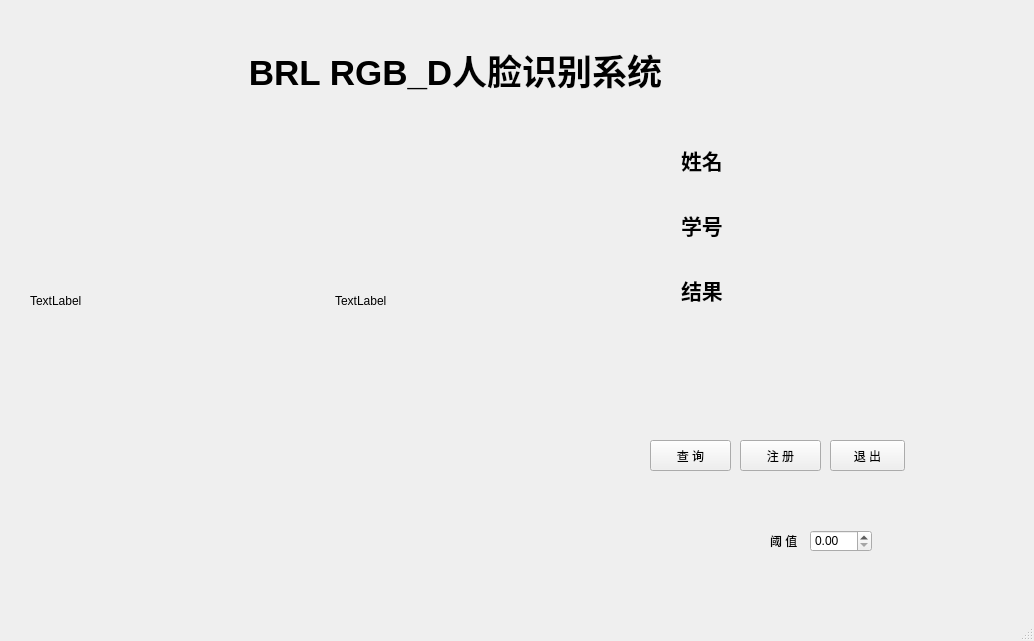
<?xml version="1.0" encoding="UTF-8"?>
<ui version="4.0">
 <class>face_recognitionClass</class>
 <widget class="QMainWindow" name="face_recognitionClass">
  <property name="geometry">
   <rect>
    <x>0</x>
    <y>0</y>
    <width>1034</width>
    <height>641</height>
   </rect>
  </property>
  <property name="windowTitle">
   <string>face_recognition</string>
  </property>
  <widget class="QWidget" name="centralWidget">
   <widget class="QStackedWidget" name="stackedWidget">
    <property name="geometry">
     <rect>
      <x>10</x>
      <y>0</y>
      <width>1001</width>
      <height>601</height>
     </rect>
    </property>
    <property name="currentIndex">
     <number>0</number>
    </property>
    <widget class="QWidget" name="home_0">
     <widget class="QLabel" name="h_label">
      <property name="geometry">
       <rect>
        <x>170</x>
        <y>30</y>
        <width>551</width>
        <height>81</height>
       </rect>
      </property>
      <property name="text">
       <string>&lt;html&gt;&lt;head/&gt;&lt;body&gt;&lt;p align=&quot;center&quot;&gt;&lt;span style=&quot; font-size:26pt; font-weight:600;&quot;&gt;BRL RGB_D人脸识别系统&lt;/span&gt;&lt;/p&gt;&lt;/body&gt;&lt;/html&gt;</string>
      </property>
     </widget>
     <widget class="QLabel" name="h_RGBpic">
      <property name="geometry">
       <rect>
        <x>20</x>
        <y>120</y>
        <width>261</width>
        <height>361</height>
       </rect>
      </property>
      <property name="text">
       <string>TextLabel</string>
      </property>
     </widget>
     <widget class="QLabel" name="h_Dpic">
      <property name="geometry">
       <rect>
        <x>325</x>
        <y>120</y>
        <width>261</width>
        <height>361</height>
       </rect>
      </property>
      <property name="text">
       <string>TextLabel</string>
      </property>
     </widget>
     <widget class="QWidget" name="verticalLayoutWidget">
      <property name="geometry">
       <rect>
        <x>660</x>
        <y>120</y>
        <width>81</width>
        <height>211</height>
       </rect>
      </property>
      <layout class="QVBoxLayout" name="verticalLayout">
       <item>
        <widget class="QLabel" name="h_name">
         <property name="text">
          <string>&lt;html&gt;&lt;head/&gt;&lt;body&gt;&lt;p&gt;&lt;span style=&quot; font-size:16pt; font-weight:600;&quot;&gt;姓名&lt;/span&gt;&lt;/p&gt;&lt;/body&gt;&lt;/html&gt;</string>
         </property>
        </widget>
       </item>
       <item>
        <widget class="QLabel" name="h_id">
         <property name="text">
          <string>&lt;html&gt;&lt;head/&gt;&lt;body&gt;&lt;p&gt;&lt;span style=&quot; font-size:16pt; font-weight:600;&quot;&gt;学号&lt;/span&gt;&lt;/p&gt;&lt;/body&gt;&lt;/html&gt;</string>
         </property>
        </widget>
       </item>
       <item>
        <widget class="QLabel" name="h_res">
         <property name="text">
          <string>&lt;html&gt;&lt;head/&gt;&lt;body&gt;&lt;p&gt;&lt;span style=&quot; font-size:16pt; font-weight:600;&quot;&gt;结果&lt;/span&gt;&lt;/p&gt;&lt;/body&gt;&lt;/html&gt;</string>
         </property>
        </widget>
       </item>
      </layout>
     </widget>
     <widget class="QPushButton" name="enroll_button">
      <property name="geometry">
       <rect>
        <x>730</x>
        <y>440</y>
        <width>81</width>
        <height>31</height>
       </rect>
      </property>
      <property name="text">
       <string>注 册</string>
      </property>
     </widget>
     <widget class="QPushButton" name="exit_button">
      <property name="geometry">
       <rect>
        <x>820</x>
        <y>440</y>
        <width>75</width>
        <height>31</height>
       </rect>
      </property>
      <property name="text">
       <string>退 出</string>
      </property>
     </widget>
     <widget class="QLabel" name="h_threshold">
      <property name="geometry">
       <rect>
        <x>760</x>
        <y>530</y>
        <width>31</width>
        <height>22</height>
       </rect>
      </property>
      <property name="text">
       <string>阈 值</string>
      </property>
     </widget>
     <widget class="QDoubleSpinBox" name="h_th">
      <property name="geometry">
       <rect>
        <x>800</x>
        <y>530</y>
        <width>62</width>
        <height>22</height>
       </rect>
      </property>
     </widget>
     <widget class="QLabel" name="h_name_label">
      <property name="geometry">
       <rect>
        <x>760</x>
        <y>140</y>
        <width>151</width>
        <height>41</height>
       </rect>
      </property>
      <property name="text">
       <string/>
      </property>
     </widget>
     <widget class="QLabel" name="h_id_label">
      <property name="geometry">
       <rect>
        <x>760</x>
        <y>200</y>
        <width>151</width>
        <height>41</height>
       </rect>
      </property>
      <property name="text">
       <string/>
      </property>
     </widget>
     <widget class="QLabel" name="label_3">
      <property name="geometry">
       <rect>
        <x>760</x>
        <y>270</y>
        <width>151</width>
        <height>41</height>
       </rect>
      </property>
      <property name="text">
       <string/>
      </property>
     </widget>
     <widget class="QPushButton" name="search_button">
      <property name="geometry">
       <rect>
        <x>640</x>
        <y>440</y>
        <width>81</width>
        <height>31</height>
       </rect>
      </property>
      <property name="text">
       <string>查 询</string>
      </property>
     </widget>
    </widget>
    <widget class="QWidget" name="enroll_1">
     <widget class="QLabel" name="en_RGBpic">
      <property name="geometry">
       <rect>
        <x>20</x>
        <y>10</y>
        <width>261</width>
        <height>271</height>
       </rect>
      </property>
      <property name="text">
       <string>TextLabel</string>
      </property>
     </widget>
     <widget class="QLabel" name="en_Dpic">
      <property name="geometry">
       <rect>
        <x>310</x>
        <y>10</y>
        <width>261</width>
        <height>271</height>
       </rect>
      </property>
      <property name="text">
       <string>TextLabel</string>
      </property>
     </widget>
     <widget class="QLabel" name="en_RGB_save">
      <property name="geometry">
       <rect>
        <x>20</x>
        <y>300</y>
        <width>261</width>
        <height>271</height>
       </rect>
      </property>
      <property name="text">
       <string>NO RGB-PICTURE CAPTURED</string>
      </property>
     </widget>
     <widget class="QLabel" name="en_D_save">
      <property name="geometry">
       <rect>
        <x>310</x>
        <y>300</y>
        <width>261</width>
        <height>271</height>
       </rect>
      </property>
      <property name="text">
       <string>NO DEPTH-PICTURE CAPTURED</string>
      </property>
     </widget>
     <widget class="QLabel" name="en_note">
      <property name="geometry">
       <rect>
        <x>600</x>
        <y>70</y>
        <width>281</width>
        <height>151</height>
       </rect>
      </property>
      <property name="text">
       <string>&lt;html&gt;&lt;head/&gt;&lt;body&gt;&lt;p&gt;注意：&lt;/p&gt;&lt;p&gt;1.点击拍照按钮获取注册图像，显示在下方。&lt;/p&gt;&lt;p&gt;2.在对应框中输入姓名和编号。&lt;/p&gt;&lt;p&gt;3.当确认无误后点击拍照按钮完成注册。&lt;/p&gt;&lt;p&gt;4.点击返回主界面按钮，返回上一界面。&lt;/p&gt;&lt;/body&gt;&lt;/html&gt;</string>
      </property>
     </widget>
     <widget class="QLabel" name="en_name_label">
      <property name="geometry">
       <rect>
        <x>600</x>
        <y>270</y>
        <width>54</width>
        <height>31</height>
       </rect>
      </property>
      <property name="text">
       <string>&lt;html&gt;&lt;head/&gt;&lt;body&gt;&lt;p&gt;&lt;span style=&quot; font-size:16pt; font-weight:600;&quot;&gt;姓名&lt;/span&gt;&lt;/p&gt;&lt;/body&gt;&lt;/html&gt;</string>
      </property>
     </widget>
     <widget class="QLabel" name="en_sno_label">
      <property name="geometry">
       <rect>
        <x>600</x>
        <y>320</y>
        <width>54</width>
        <height>31</height>
       </rect>
      </property>
      <property name="text">
       <string>&lt;html&gt;&lt;head/&gt;&lt;body&gt;&lt;p&gt;&lt;span style=&quot; font-size:16pt; font-weight:600;&quot;&gt;学号&lt;/span&gt;&lt;/p&gt;&lt;/body&gt;&lt;/html&gt;</string>
      </property>
     </widget>
     <widget class="QLineEdit" name="en_name_edit">
      <property name="geometry">
       <rect>
        <x>680</x>
        <y>270</y>
        <width>181</width>
        <height>31</height>
       </rect>
      </property>
     </widget>
     <widget class="QLineEdit" name="en_sno_edit">
      <property name="geometry">
       <rect>
        <x>680</x>
        <y>320</y>
        <width>181</width>
        <height>31</height>
       </rect>
      </property>
     </widget>
     <widget class="QPushButton" name="en_capturebutton">
      <property name="geometry">
       <rect>
        <x>900</x>
        <y>370</y>
        <width>81</width>
        <height>31</height>
       </rect>
      </property>
      <property name="text">
       <string>拍 照</string>
      </property>
     </widget>
     <widget class="QPushButton" name="en_homebutton">
      <property name="geometry">
       <rect>
        <x>900</x>
        <y>420</y>
        <width>81</width>
        <height>31</height>
       </rect>
      </property>
      <property name="text">
       <string>返回主页面</string>
      </property>
     </widget>
     <widget class="QPushButton" name="en_exitbutton">
      <property name="geometry">
       <rect>
        <x>900</x>
        <y>470</y>
        <width>81</width>
        <height>31</height>
       </rect>
      </property>
      <property name="text">
       <string>退 出</string>
      </property>
     </widget>
     <widget class="QLabel" name="en_group_lable">
      <property name="geometry">
       <rect>
        <x>600</x>
        <y>370</y>
        <width>54</width>
        <height>31</height>
       </rect>
      </property>
      <property name="text">
       <string>&lt;html&gt;&lt;head/&gt;&lt;body&gt;&lt;p&gt;&lt;span style=&quot; font-size:16pt; font-weight:600;&quot;&gt;组织&lt;/span&gt;&lt;/p&gt;&lt;/body&gt;&lt;/html&gt;</string>
      </property>
     </widget>
     <widget class="QComboBox" name="en_groupBox">
      <property name="geometry">
       <rect>
        <x>680</x>
        <y>370</y>
        <width>181</width>
        <height>31</height>
       </rect>
      </property>
     </widget>
     <widget class="QRadioButton" name="en_male">
      <property name="geometry">
       <rect>
        <x>690</x>
        <y>420</y>
        <width>50</width>
        <height>31</height>
       </rect>
      </property>
      <property name="text">
       <string>男</string>
      </property>
     </widget>
     <widget class="QRadioButton" name="en_female">
      <property name="geometry">
       <rect>
        <x>740</x>
        <y>420</y>
        <width>50</width>
        <height>31</height>
       </rect>
      </property>
      <property name="text">
       <string>女</string>
      </property>
     </widget>
     <widget class="QLabel" name="en_gender_label">
      <property name="geometry">
       <rect>
        <x>600</x>
        <y>420</y>
        <width>54</width>
        <height>31</height>
       </rect>
      </property>
      <property name="text">
       <string>&lt;html&gt;&lt;head/&gt;&lt;body&gt;&lt;p&gt;&lt;span style=&quot; font-size:16pt; font-weight:600;&quot;&gt;性别&lt;/span&gt;&lt;/p&gt;&lt;/body&gt;&lt;/html&gt;</string>
      </property>
     </widget>
     <widget class="QComboBox" name="en_grade">
      <property name="geometry">
       <rect>
        <x>680</x>
        <y>470</y>
        <width>181</width>
        <height>31</height>
       </rect>
      </property>
     </widget>
     <widget class="QLabel" name="label">
      <property name="geometry">
       <rect>
        <x>600</x>
        <y>470</y>
        <width>54</width>
        <height>31</height>
       </rect>
      </property>
      <property name="text">
       <string>&lt;html&gt;&lt;head/&gt;&lt;body&gt;&lt;p&gt;&lt;span style=&quot; font-size:16pt; font-weight:600;&quot;&gt;年级&lt;/span&gt;&lt;/p&gt;&lt;/body&gt;&lt;/html&gt;</string>
      </property>
     </widget>
    </widget>
    <widget class="QWidget" name="search_2">
     <widget class="QTableWidget" name="tableWidget">
      <property name="geometry">
       <rect>
        <x>10</x>
        <y>110</y>
        <width>981</width>
        <height>481</height>
       </rect>
      </property>
     </widget>
     <widget class="QComboBox" name="sr_name">
      <property name="geometry">
       <rect>
        <x>80</x>
        <y>30</y>
        <width>69</width>
        <height>31</height>
       </rect>
      </property>
     </widget>
     <widget class="QLabel" name="sr_name_lb">
      <property name="geometry">
       <rect>
        <x>30</x>
        <y>31</y>
        <width>54</width>
        <height>31</height>
       </rect>
      </property>
      <property name="text">
       <string>&lt;html&gt;&lt;head/&gt;&lt;body&gt;&lt;p&gt;&lt;span style=&quot; font-size:16pt; font-weight:600;&quot;&gt;姓名&lt;/span&gt;&lt;/p&gt;&lt;/body&gt;&lt;/html&gt;</string>
      </property>
     </widget>
     <widget class="QLabel" name="sr_time_lb">
      <property name="geometry">
       <rect>
        <x>240</x>
        <y>31</y>
        <width>54</width>
        <height>31</height>
       </rect>
      </property>
      <property name="text">
       <string>&lt;html&gt;&lt;head/&gt;&lt;body&gt;&lt;p&gt;&lt;span style=&quot; font-size:16pt; font-weight:600;&quot;&gt;time&lt;/span&gt;&lt;/p&gt;&lt;/body&gt;&lt;/html&gt;</string>
      </property>
     </widget>
     <widget class="QLabel" name="sr_result_lb">
      <property name="geometry">
       <rect>
        <x>450</x>
        <y>31</y>
        <width>54</width>
        <height>31</height>
       </rect>
      </property>
      <property name="text">
       <string>&lt;html&gt;&lt;head/&gt;&lt;body&gt;&lt;p&gt;&lt;span style=&quot; font-size:16pt; font-weight:600;&quot;&gt;结果&lt;/span&gt;&lt;/p&gt;&lt;/body&gt;&lt;/html&gt;</string>
      </property>
     </widget>
     <widget class="QComboBox" name="sr_result">
      <property name="geometry">
       <rect>
        <x>500</x>
        <y>31</y>
        <width>69</width>
        <height>31</height>
       </rect>
      </property>
     </widget>
     <widget class="QDateEdit" name="dateEdit">
      <property name="geometry">
       <rect>
        <x>290</x>
        <y>31</y>
        <width>110</width>
        <height>31</height>
       </rect>
      </property>
     </widget>
     <widget class="QPushButton" name="sr_searchButton">
      <property name="geometry">
       <rect>
        <x>630</x>
        <y>31</y>
        <width>75</width>
        <height>31</height>
       </rect>
      </property>
      <property name="text">
       <string>查 询</string>
      </property>
     </widget>
     <widget class="QPushButton" name="sr_homebutton">
      <property name="geometry">
       <rect>
        <x>710</x>
        <y>31</y>
        <width>75</width>
        <height>31</height>
       </rect>
      </property>
      <property name="text">
       <string>返回主界面</string>
      </property>
     </widget>
    </widget>
   </widget>
  </widget>
  <widget class="QStatusBar" name="statusBar"/>
 </widget>
 <layoutdefault spacing="6" margin="11"/>
 <resources>
  <include location="face_recognition.qrc"/>
 </resources>
 <connections/>
</ui>
